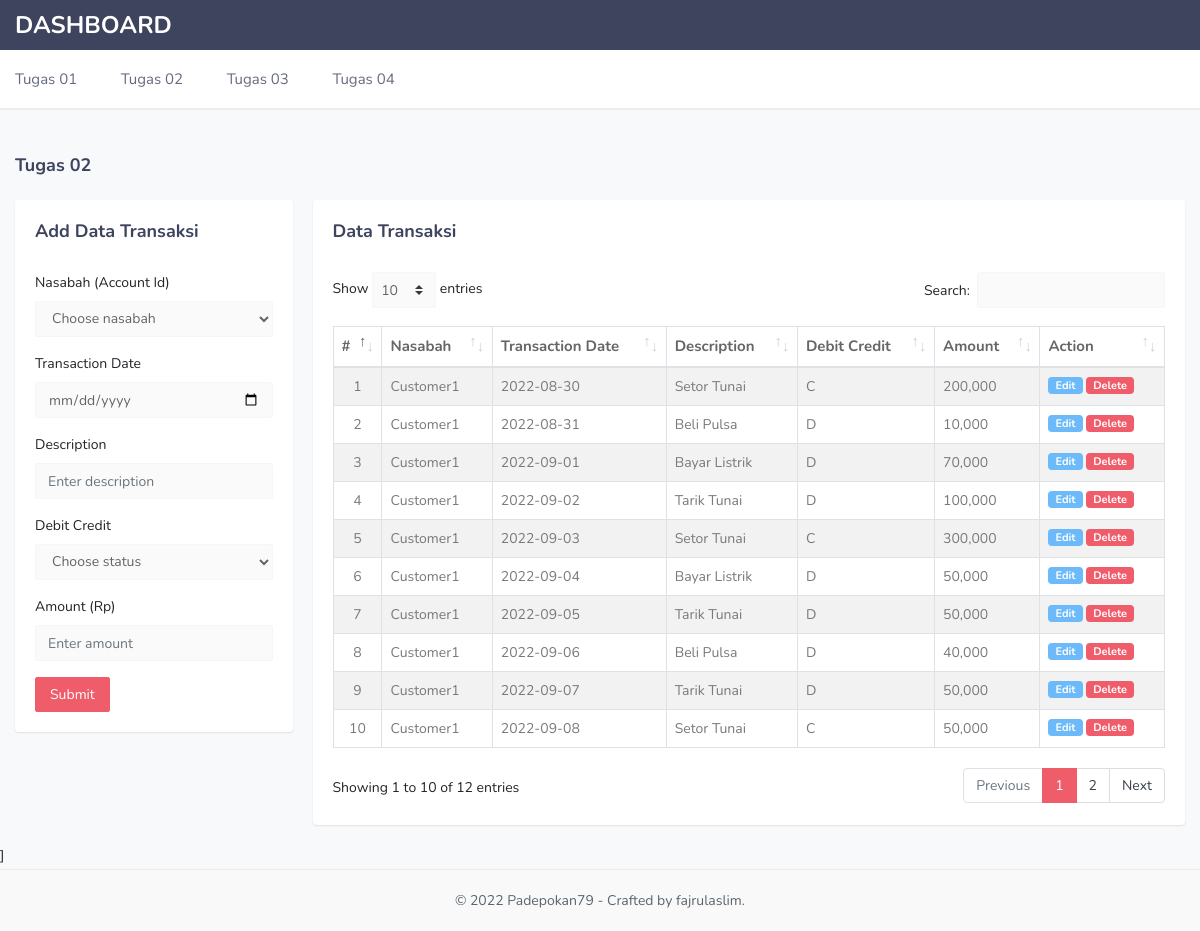
The page /index.php/home/tugas2 on the database its author committed.
### tables this page shows
CREATE TABLE `transaksi` (
  `id` int(11) NOT NULL,
  `accountId` int(11) NOT NULL,
  `transactionDate` datetime NOT NULL,
  `description` varchar(128) NOT NULL,
  `debitCreditStatus` varchar(45) NOT NULL,
  `amount` double NOT NULL
);

CREATE TABLE `nasabah` (
  `accountId` int(11) NOT NULL,
  `name` varchar(256) NOT NULL
);

### application/controllers/Home.php (called while the page is built, shortened)
<?php
class Home extends CI_Controller {
	public function __construct(){
		$this->load->model('Home_model');
	}
	public function tugas2(){
		$data['title'] = 'Padepokan79';
		$data['nasabah'] = $this->Home_model->getAllNasabah();
		$data['transaksi'] = $this->Home_model->getAllTransaksi();
		$this->form_validation->set_rules('accountId', 'Account Id', 'required');
		$this->form_validation->set_rules('transactionDate', 'Transaction Date', 'required');
		$this->form_validation->set_rules('description', 'Description', 'required');
		$this->form_validation->set_rules('debitCreditStatus', 'Debit Credit', 'required');
		$this->form_validation->set_rules('amount', 'Amount', 'required');
		if($this->form_validation->run() == false){
			$this->load->view('_layouts/header', $data);
			$this->load->view('home/tugas2', $data);
			$this->load->view('_layouts/footer', $data);
		} else {
			$this->Home_model->addTransaksi();
			$this->session->set_flashdata('message', '<div class="alert alert-success" role="alert">New transaksi added.</div>');
			redirect('home/tugas2');
		}
	}
}

### index.php (called while the page is built, shortened)
<?php
require_once BASEPATH.'core/CodeIgniter.php';

### application/models/Home_model.php (called while the page is built, shortened)
<?php
class Home_model extends CI_model{
	public function getAllTransaksi(){
		$query = "SELECT `transaksi`.*, `nasabah`.`name` AS `nasabah`
					FROM `transaksi` JOIN `nasabah`
					ON `transaksi`.`accountId`	= `nasabah`.`accountId`
		";
		return $this->db->query($query)->result_array();
	}
}

### application/views/home/tugas2.php (the view, shortened to what this page needs)
<div class="wrapper">
    <div class="container-fluid">
        <div class="row">
            <div class="col-sm-12">
                <div class="page-title-box">
                    <div class="row align-items-center">
                        <div class="col-md-8">
                            <h4 class="page-title m-0">Tugas 02</h4>
                        </div>
                    </div>
                </div>
            </div>
        </div>
        <div class="row">
            <div class="col-lg-3">
                <div class="card">
                    <div class="card-body">
                        <h4 class="m-b-30 m-t-0 title-form">Add Data Transaksi</h4>
                        <div id="data-form-transaksi">
                            <?= form_open('home/tugas2', "id='form-transaksi'") ?>
                                <div class="form-group">
                                    <label for="accountId">Nasabah (Account Id)</label>
                                    <select class="form-control" name="accountId" id="accountId" required>
                                        <option value="" selected disabled>Choose nasabah</option>
                                    </select>
                                </div>
                                <div class="form-group">
                                    <label for="transactionDate">Transaction Date</label>
                                    <input type="date" class="form-control" name="transactionDate" id="transactionDate" placeholder="Enter transaction date" required>
                                </div>
                                <div class="form-group">
                                    <label for="description">Description</label>
                                    <input type="text" class="form-control" name="description" id="description" placeholder="Enter description" required>
                                </div>
                                <div class="form-group">
                                    <label for="debitCreditStatus">Debit Credit</label>
                                    <select class="form-control" name="debitCreditStatus" id="debitCreditStatus" required>
                                        <option value="" selected disabled>Choose status</option>
                                    </select>
                                </div>
                                <div class="form-group">
                                    <label for="amount">Amount (Rp)</label>
                                    <input type="text" class="form-control" name="amount" id="amount" placeholder="Enter amount" onkeypress="return onlyNumberKey(event)" required>
                                </div>
                               <div class="d-flex">
                                    <button type="submit" class="btn btn-primary waves-effect waves-light btnSubmit">Submit</button>
                               </div>
                            <?= form_close() ?>
                        </div>
                    </div>
                </div>
            </div>
            <div class="col-lg-9">
                <div class="card">
                    <div class="card-body">
                        <h4 class="m-b-30 m-t-0">Data Transaksi</h4>
                        <div class="row">
                            <div class="col-lg-12 col-sm-12 col-12">
                                <table id="datatable" class="table table-striped table-bordered dt-responsive nowrap" style="border-collapse: collapse; width: 100%;">
                                    <thead>
                                        <tr>
                                            <th width="5%">#</th>
                                            <th>Nasabah</th>
                                            <th>Transaction Date</th>
                                            <th>Description</th>
                                            <th>Debit Credit</th>
                                            <th>Amount</th>
                                            <th width="15%">Action</th>
                                        </tr>
                                    </thead>
                                    <tbody>
                                        <?php $i=1; ?>
                                        <?php foreach ($transaksi as $item): ?>
                                        <tr>
                                            <td class="text-center"><?= $i; ?></td>
                                            <td><?= $item['nasabah']; ?></td>
                                            <td><?= date('Y-m-d', strtotime($item['transactionDate'])); ?>  </td>
                                            <td><?= $item['description']; ?></td>
                                            <td><?= $item['debitCreditStatus']; ?></td>
                                            <td><?= number_format($item['amount']); ?></td>
                                            <td>
                                                <button class="border-0 badge badge-info badge-sm" onclick="editTransaksi(<?= $item['id']; ?>)">Edit</button>
                                                <a href="<?= base_url('home/deleteTransaksi/') . $item['id']; ?>" class="badge badge-primary badge-sm btn-delete">Delete</a>
                                            </td>
                                        </tr>
                                        <?php $i+=1; ?>
                                        <?php endforeach; ?>
                                    </tbody>
                                </table>
                            </div>
                        </div>
                    </div>
                </div>
            </div>
        </div>
    </div>
</div>

### application/views/_layouts/header.php (shortened to what this page needs)
<!doctype html>
<html lang="en">
<head>
    <link href="<?= base_url('assets/plugins/sweetalert2/sweetalert2.css'); ?>" rel="stylesheet" type="text/css">
    <link href="<?= base_url('assets/plugins/datatables/jquery.dataTables.min.css'); ?>" rel="stylesheet" type="text/css" />
    <link href="<?= base_url('assets/plugins/datatables/buttons.bootstrap4.min.css'); ?>" rel="stylesheet" type="text/css" />
    <link href="<?= base_url('assets/plugins/datatables/fixedHeader.bootstrap4.min.css'); ?>" rel="stylesheet" type="text/css" />
    <link href="<?= base_url('assets/plugins/datatables/responsive.bootstrap4.min.css'); ?>" rel="stylesheet" type="text/css" />
    <link href="<?= base_url('assets/plugins/datatables/dataTables.bootstrap4.min.css'); ?>" rel="stylesheet" type="text/css"/>
    <link href="<?= base_url('assets/plugins/datatables/scroller.bootstrap4.min.css'); ?>" rel="stylesheet" type="text/css" />
    <link href="<?= base_url('assets/css/bootstrap.min.css'); ?>" rel="stylesheet" type="text/css">
    <link href="<?= base_url('assets/css/style.css'); ?>" rel="stylesheet" type="text/css">
</head>
<body>
    <div class="header-bg">
        <header id="topnav">
            <div class="topbar-main">
                <div class="container-fluid">
                    <div>
                        <a href="<?= base_url(); ?>" class="logo">
                            <h3 class="text-white">Dashboard</h3>
                        </a>
                    </div>
                    <div class="clearfix"></div>
                </div>
            </div>
            <div class="navbar-custom">
                <div class="container-fluid">
                    <div id="navigation">
                        <ul class="navigation-menu">
                            <li class="has-submenu">
                                <a href="<?= base_url(); ?>">Tugas 01</a>
                            </li>
                            <li class="has-submenu">
                                <a href="<?= base_url('home/tugas2'); ?>">Tugas 02</a>
                            </li>
                            <li class="has-submenu">
                                <a href="<?= base_url('home/tugas3'); ?>">Tugas 03</a>
                            </li>
                            <li class="has-submenu">
                                <a href="<?= base_url('home/tugas4'); ?>">Tugas 04</a>
                            </li>
                        </ul>
                    </div>
                </div>
            </div>
        </header>
    </div>

### application/views/_layouts/footer.php (shortened to what this page needs)
        <footer class="footer">
            <div class="container-fluid">
                <div class="row">
                    <div class="col-12">
                        © <?= date('Y'); ?> Padepokan79 <span class="d-none d-md-inline-block"> - Crafted by fajrulaslim.</span>
                    </div>
                </div>
            </div>
        </footer>
        ]
</body>
</html>

### rows shown on the page
transaksi: accountId.name "Customer1", transactionDate "2022-08-30", description "Setor Tunai", debitCreditStatus "C", amount "200,000"
transaksi: accountId.name "Customer1", transactionDate "2022-08-31", description "Beli Pulsa", debitCreditStatus "D", amount "10,000"
transaksi: accountId.name "Customer1", transactionDate "2022-09-01", description "Bayar Listrik", debitCreditStatus "D", amount "70,000"
transaksi: accountId.name "Customer1", transactionDate "2022-09-02", description "Tarik Tunai", debitCreditStatus "D", amount "100,000"
transaksi: accountId.name "Customer1", transactionDate "2022-09-03", description "Setor Tunai", debitCreditStatus "C", amount "300,000"
transaksi: accountId.name "Customer1", transactionDate "2022-09-04", description "Bayar Listrik", debitCreditStatus "D", amount "50,000"
transaksi: accountId.name "Customer1", transactionDate "2022-09-05", description "Tarik Tunai", debitCreditStatus "D", amount "50,000"
transaksi: accountId.name "Customer1", transactionDate "2022-09-06", description "Beli Pulsa", debitCreditStatus "D", amount "40,000"
transaksi: accountId.name "Customer1", transactionDate "2022-09-07", description "Tarik Tunai", debitCreditStatus "D", amount "50,000"
transaksi: accountId.name "Customer1", transactionDate "2022-09-08", description "Setor Tunai", debitCreditStatus "C", amount "50,000"
